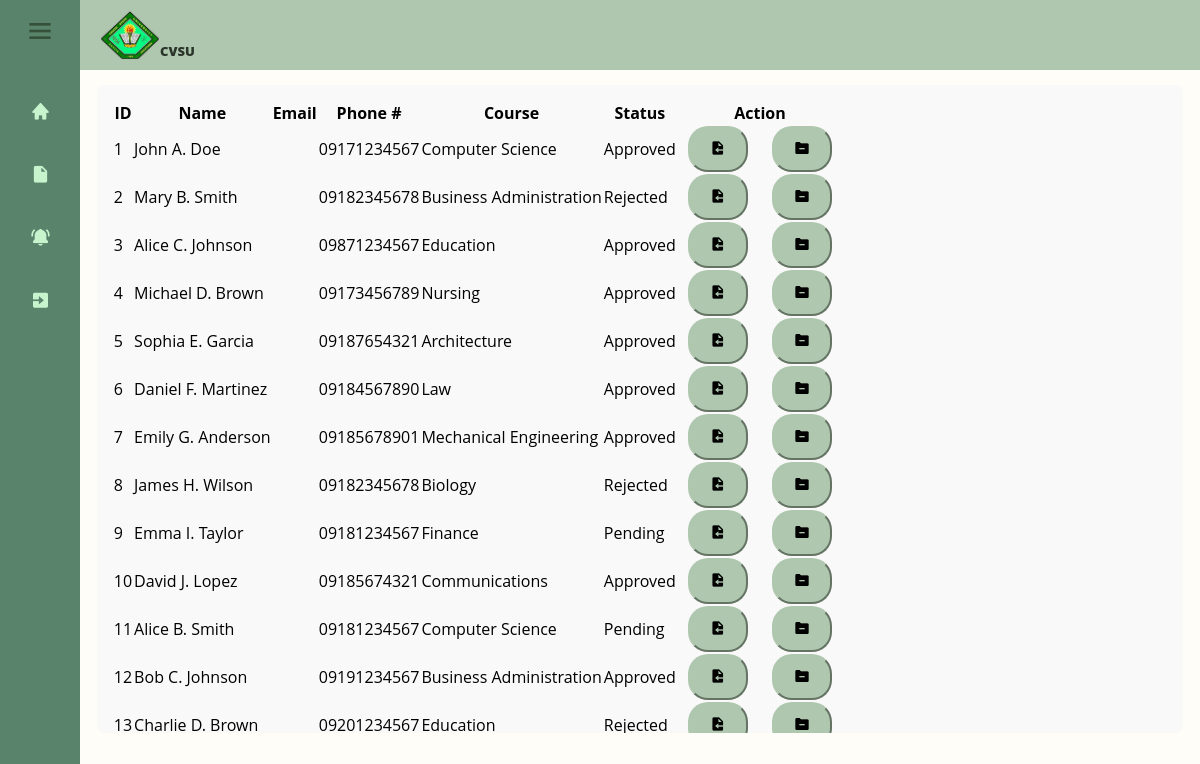
The page /admin/AdminAdmission.php on the database its author committed.
### tables this page shows
CREATE TABLE `admissioninformation` (
  `admission_id` int(11) NOT NULL,
  `student_id` int(11) DEFAULT NULL,
  `preferred_course` varchar(50) DEFAULT NULL,
  `status` varchar(50) NOT NULL,
  `lrn` varchar(20) DEFAULT NULL,
  `rejection_reason` varchar(255) DEFAULT NULL
);

CREATE TABLE `personalinformation` (
  `student_id` int(11) NOT NULL,
  `firstname` varchar(50) DEFAULT NULL,
  `middlename` varchar(50) DEFAULT NULL,
  `lastname` varchar(50) DEFAULT NULL,
  `suffix` varchar(10) DEFAULT NULL,
  `date_of_birth` date DEFAULT NULL,
  `place_of_birth` varchar(100) DEFAULT NULL,
  `sex` char(1) DEFAULT NULL,
  `region` varchar(50) DEFAULT NULL,
  `province` varchar(50) DEFAULT NULL,
  `town` varchar(50) DEFAULT NULL,
  `baranggay` varchar(50) DEFAULT NULL,
  `street` varchar(100) DEFAULT NULL,
  `zip_code` varchar(10) DEFAULT NULL,
  `cellphone_number` varchar(15) DEFAULT NULL,
  `landline_number` varchar(15) NOT NULL,
  `email` varchar(15) DEFAULT NULL,
  `civil_status` varchar(20) DEFAULT NULL,
  `religion` varchar(50) DEFAULT NULL
);

### admin/AdminAdmission.php (the view, shortened to what this page needs)
<!DOCTYPE html>
<?php
    require_once'connect.php';
?>
<html lang="en">
    <head>
        <link href='https://unpkg.com/boxicons@2.1.4/css/boxicons.min.css' rel='stylesheet'>
        <link rel="stylesheet" href="../css/AdminAdmission.css">
        <link rel="stylesheet" href="../css/Admintemp.css">
        <link rel="stylesheet" href="../css/actionmodal.css">
        <link rel="stylesheet" type="text/css" href="https://cdn.datatables.net/2.0.8/css/dataTables.dataTables.css"/>
    </head>
    <body>
    <div class="wrapper">
        <div class="sidebar">
            <div class="top">
                <i class="bx bx-menu" id="btn" style="font-size: 2rem;"></i>
            </div>
            <ul>
                <li>
                    <a href="AdminDashboard.php">
                        <i class='bx bxs-home'></i>
                    </a>
                </li>
                <li>
                    <a href="AdminAdmission.php">
                        <i class='bx bxs-file-blank'></i>
                    </a>
                </li>
                <li>
                    <a href="AdminAnnouncement.php">
                        <i class='bx bxs-bell-ring'></i>
                    </a>
                </li>
                <li>
                    <a href="../AdminLogin.php">
                        <i class='bx bxs-exit' ></i>
                    </a>
                </li>
            </ul>
        </div>
        <div class="main-content">
            <div class="tophead">
            <div class="toplogo">
                    <img src="../images/cvsulogo.png" alt="" width="60px" height="50px" >CVSU
                </div>
            </div>
                <div class="container">
                    <div class="white-container">
                        <div class="table-container">
                        <table id="example" class="display">
                            <thead>
                                <tr>
                                    <th>ID</th>
                                    <th>Name</th>
                                    <th>Email</th>
                                    <th>Phone #</th>
                                    <th>Course</th>
                                    <th>Status</th>
                                    <th>Action</th>
                                </tr>
                            </thead>
                            <tbody>
                            <?php
                                $sql = "
                                    SELECT p.student_id, p.firstname, p.middlename, p.lastname, p.email, p.cellphone_number, a.status, a.preferred_course
                                    FROM
                                        personalinformation p
                                    LEFT JOIN
                                        admissioninformation a
                                    ON
                                        p.student_id = a.student_id
                                ";
                                $personinfo = $con->query($sql) or die ($con->error);
                                while($row = $personinfo->fetch_assoc()){;
                            ?>
                                <tr>
                                    <td><?php echo $row['student_id'];?></td>
                                    <td><?php $fullname =  $row['firstname'] . " " . $row['middlename'] . " " . $row['lastname'];
                                        echo $fullname;?></td>
                                    <td><?php echo $row['email'];?></td>
                                    <td><?php echo $row['cellphone_number'];?></td>
                                    <td><?php echo $row['preferred_course'];?></td>
                                    <td><?php echo $row['status'];?></td>
                                    <td>
                                    <button type="button" class="btn-open-modal" id="btn-open-modal" style="font-size: 1rem" name="<?php echo isset($row['student_id']) ? $row['student_id'] : ''; ?>">
                                    <i class='bx bxs-file-import'></i>
                                    </button>
                                    <button type="button" class="btn-open-reject-modal" id="btn-open-reject-modal" style="font-size: 1rem" name="<?php echo isset($row['student_id']) ? $row['student_id'] : ''; ?>">
                                        <i class='bx bxs-folder-minus'></i>
                                    </button>
                                    </td>
                                </tr>
                            <?php }?>
                            </tbody>
                        </table>
                    </div>
                    </div>
                </div>
            </div>
    </div>
    </body>
</html>

### css/AdminAdmission.css (style rules this page uses)
.white-container { width: 97%; background-color: #f9f9f9; border-radius: 7px; margin: 0 auto; height: 81vh; padding: 15px; margin-top: 15px; }

### css/Admintemp.css (style rules this page uses)
* { margin: 0; padding: 0; box-sizing: border-box; font-family: "Open Sans", sans-serif; }
.sidebar { position: absolute; top: 0; left: 0; height: 100vh; width: 80px; background-color: rgb(90, 131, 108); padding: .4rem .8rem; transition: all 0.5s ease; font-weight: 1000; }
.sidebar #btn { position: absolute; color: rgba(52, 78, 54, 0.929); top: .4rem; left: 50%; font-size: 1.2rem; line-height: 50px; transform: translateX(-50%); cursor: pointer; }
.sidebar ul li { position: relative; list-style-type: none; height: 50px; width: 90%; margin: 0.8rem auto; line-height: 50px; }
.sidebar ul li a { color: rgba(209, 253, 212, 0.929); display: flex; align-items: center; text-decoration: none; border-radius: 0.8rem; }
.sidebar ul li a i { min-width: 50px; text-align: center; height: 50px; border-radius: 12px; line-height: 50px; font-size: 20px; }
.main-content { position: relative; min-height: 100vh; left: 80px; transition: all 0.5s ease; width: calc(100% - 80px); z-index: 1; overflow-x: hidden; background-color: #fffdf7; }
.tophead { background-color: #aec7ae; min-height: 70px; width: 100%; display: flex; align-items: center; font-weight: 900; color: #2a342a; padding-left: 20px; font-size: 13px; }
.toplogo { display: flex; flex-direction: row; align-items: flex-end; }
.container { position: relative; background-color: #fffdf7; width: 100%; overflow: hidden; }
button { padding: 10px 20px; margin: 0 10px; cursor: pointer; background-color: #aec7ae; border-radius: 20px; border-color: #aec7ae; }

### rows shown on the page
admissioninformation: student.student_id "1", student.lastname "John A. Doe", student.cellphone_number "09171234567", preferred_course "Computer Science", status "Approved"
admissioninformation: student.student_id "2", student.lastname "Mary B. Smith", student.cellphone_number "09182345678", preferred_course "Business Administration", status "Rejected"
admissioninformation: student.student_id "3", student.lastname "Alice C. Johnson", student.cellphone_number "09871234567", preferred_course "Education", status "Approved"
admissioninformation: student.student_id "4", student.lastname "Michael D. Brown", student.cellphone_number "09173456789", preferred_course "Nursing", status "Approved"
admissioninformation: student.student_id "5", student.lastname "Sophia E. Garcia", student.cellphone_number "09187654321", preferred_course "Architecture", status "Approved"
admissioninformation: student.student_id "6", student.lastname "Daniel F. Martinez", student.cellphone_number "09184567890", preferred_course "Law", status "Approved"
admissioninformation: student.student_id "7", student.lastname "Emily G. Anderson", student.cellphone_number "09185678901", preferred_course "Mechanical Engineering", status "Approved"
admissioninformation: student.student_id "8", student.lastname "James H. Wilson", student.cellphone_number "09182345678", preferred_course "Biology", status "Rejected"
admissioninformation: student.student_id "9", student.lastname "Emma I. Taylor", student.cellphone_number "09181234567", preferred_course "Finance", status "Pending"
admissioninformation: student.student_id "10", student.lastname "David J. Lopez", student.cellphone_number "09185674321", preferred_course "Communications", status "Approved"
admissioninformation: student.student_id "11", student.lastname "Alice B. Smith", student.cellphone_number "09181234567", preferred_course "Computer Science", status "Pending"
admissioninformation: student.student_id "12", student.lastname "Bob C. Johnson", student.cellphone_number "09191234567", preferred_course "Business Administration", status "Approved"
admissioninformation: student.student_id "13", student.lastname "Charlie D. Brown", student.cellphone_number "09201234567", preferred_course "Education", status "Rejected"
